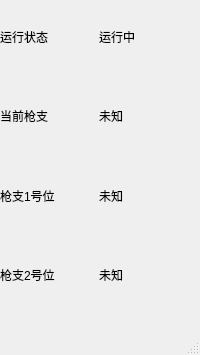
<?xml version="1.0" encoding="UTF-8"?>
<ui version="4.0">
 <class>MainWindow</class>
 <widget class="QMainWindow" name="MainWindow">
  <property name="geometry">
   <rect>
    <x>0</x>
    <y>0</y>
    <width>200</width>
    <height>355</height>
   </rect>
  </property>
  <property name="windowTitle">
   <string>PUBG-Stabilizer</string>
  </property>
  <widget class="QWidget" name="centralwidget">
   <widget class="QWidget" name="verticalLayoutWidget">
    <property name="geometry">
     <rect>
      <x>0</x>
      <y>0</y>
      <width>191</width>
      <height>311</height>
     </rect>
    </property>
    <layout class="QVBoxLayout" name="verticalLayout">
     <property name="sizeConstraint">
      <enum>QLayout::SetDefaultConstraint</enum>
     </property>
     <item>
      <layout class="QHBoxLayout" name="horizontalLayout_1">
       <item>
        <widget class="QLabel" name="label_run_title">
         <property name="text">
          <string>运行状态</string>
         </property>
        </widget>
       </item>
       <item>
        <widget class="QLabel" name="label_run">
         <property name="text">
          <string>运行中</string>
         </property>
        </widget>
       </item>
      </layout>
     </item>
     <item>
      <layout class="QHBoxLayout" name="horizontalLayout_2">
       <item>
        <widget class="QLabel" name="label_use_gun_title">
         <property name="text">
          <string>当前枪支</string>
         </property>
        </widget>
       </item>
       <item>
        <widget class="QLabel" name="label_use_gun">
         <property name="text">
          <string>未知</string>
         </property>
        </widget>
       </item>
      </layout>
     </item>
     <item>
      <layout class="QHBoxLayout" name="horizontalLayout_3">
       <item>
        <widget class="QLabel" name="label_gun_1_title">
         <property name="text">
          <string>枪支1号位</string>
         </property>
        </widget>
       </item>
       <item>
        <widget class="QLabel" name="label_gun_1">
         <property name="text">
          <string>未知</string>
         </property>
        </widget>
       </item>
      </layout>
     </item>
     <item>
      <layout class="QHBoxLayout" name="horizontalLayout_4">
       <item>
        <widget class="QLabel" name="label_gun_2_title">
         <property name="text">
          <string>枪支2号位</string>
         </property>
        </widget>
       </item>
       <item>
        <widget class="QLabel" name="label_gun_2">
         <property name="text">
          <string>未知</string>
         </property>
        </widget>
       </item>
      </layout>
     </item>
    </layout>
   </widget>
  </widget>
  <widget class="QMenuBar" name="menubar">
   <property name="geometry">
    <rect>
     <x>0</x>
     <y>0</y>
     <width>200</width>
     <height>22</height>
    </rect>
   </property>
  </widget>
  <widget class="QStatusBar" name="statusbar"/>
 </widget>
 <resources/>
 <connections/>
</ui>
